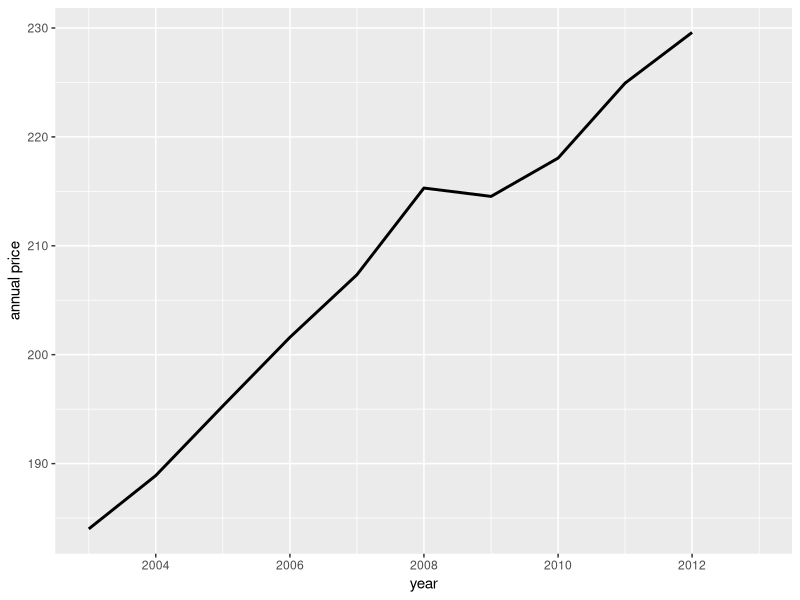

The R source for this figure:
#page 62-63
library(ggplot2)
consumer<-data.frame(year=c(2003,2004,2005,2006,2007,2008,2009,2010,2011,2012),
         jan=c(181.7,185.2,190.7,198.3,202.416,211.080,211.143,216.687,220.223,226.665),
         feb=c(183.1,186.2,191.8,198.7,203.499,211.693,212.193,216.741,221.309,227.663),
         mar=c(184.2,187.4,193.3,199.8,205.352,213.528,212.709,217.631,223.467,229.392),
         apr=c(183.8,188,194.6,201.5,206.686,214.823,213.24,218.009,224.906,230.085),
         may=c(183.5,189.1,194.4,202.5,207.949,216.632,213.856,218.178,225.964,229.815),
         jun=c(183.7,189.7,194.5,202.9,208.352,218.815,215.693,217.965,225.722,229.478),
         jul=c(183.9,189.4,195.4,203.5,208.299,219.964,215.351,218.011,225.922,229.104),
         aug=c(184.6,189.5,196.4,203.9,207.917,219.086,215.834,218.312,226.545,230.379),
         sep=c(185.2,189.9,198.8,202.9,208.49,218.783,215.969,218.439,226.889,231.407),
         oct=c(185,190.9,199.2,201.8,208.936,216.573,216.177,218.711,226.421,231.317),
         nov=c(184.5,191,197.6,201.5,210.177,212.425,216.33,218.803,226.23,230.221),
         dec=c(184.3,190.3,196.8,201.8,210.036,210.228,215.949,219.179,225.672,229.601),
         annual=c(184,188.9,195.3,201.6,207.342,215.303,214.537,218.056,224.939,229.594))
View(consumer)
min<-as.Date("2003-1-1")
max<-as.Date("2012-12-30")
yrs<-as.Date(ISOdate(consumer$year,1,1))
ggplot(data=consumer,aes(x=yrs,y=annual))+
  geom_line(size=1)+
  scale_x_date(limits=c(min,max))+
  xlab("year")+ylab("annual price")
